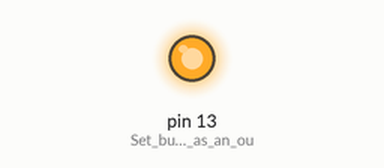
Simulated run of this sketch. Board: Arduino Uno, built with avr-gcc and run on an emulated ATmega328P. Parts: output pins drawn as LEDs (lit = HIGH).

Above: at 0.2 s.
At 15.7 s:
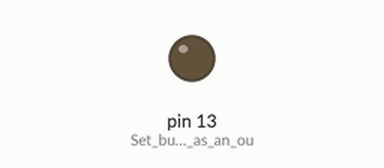
Timing chart, 0 to 22.0 s (numbered marks = the images above):
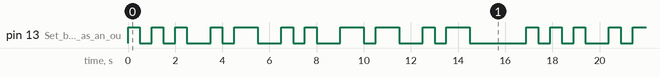

Measured:
- by itself, pin 13 (Set_built-in_LED_as_an_ou): moves between LOW and HIGH, repeating every 16.9 s
- by itself, everything shown: repeats every 16.9 s, in 22 steps

The sketch:

BlinkName.ino
```cpp
#define DOT_DELAY 500    // Duration of a dot blink (500ms)
#define DASH_DELAY 1000   // Duration of a dash blink (1000ms)
#define LETTER_GAP 500   // Gap between letters (500ms)
#define WORD_GAP 1400    // Gap between repeating the name (1400ms)

void setup() {
  pinMode(LED_BUILTIN, OUTPUT);  // Set built-in LED as an output
}

// Function to blink a dot (short blink)
void blinkDot() {
  digitalWrite(LED_BUILTIN, HIGH);  // Turn LED on
  delay(DOT_DELAY);                 // Wait for dot duration
  digitalWrite(LED_BUILTIN, LOW);   // Turn LED off
  delay(DOT_DELAY);                 // Wait before next signal
}

// Function to blink a dash (long blink)
void blinkDash() {
  digitalWrite(LED_BUILTIN, HIGH);  // Turn LED on
  delay(DASH_DELAY);                // Wait for dash duration
  digitalWrite(LED_BUILTIN, LOW);   // Turn LED off
  delay(DOT_DELAY);                 // Wait before next signal
}

// Function to blink a letter in Morse code
void blinkLetter(char letter) {
  switch (letter) {
    case 'S':
      blinkDot(); blinkDot(); blinkDot(); // Morse code for 'S' (…)
      break;
    case 'A':
      blinkDot(); blinkDash(); // Morse code for 'A' (.-)
      break;
    case 'I':
      blinkDot(); blinkDot(); // Morse code for 'I' (..)
      break;
    case 'M':
      blinkDash(); blinkDash(); // Morse code for 'M' (--)
      break;
  }
  delay(LETTER_GAP); // Wait before blinking next letter
}

// Function to blink the name "SAIMA" in Morse code
void blinkName() {
  char name[] = "SAIMA"; // Define the name
  for (int i = 0; i < 5; i++) { // Loop through each letter in "SAIMA"
    blinkLetter(name[i]); // Blink the current letter
  }
  delay(WORD_GAP); // Wait before repeating the name
}

void loop() {
  blinkName(); // Continuously blink the name "SAIMA" in Morse code
}
```
